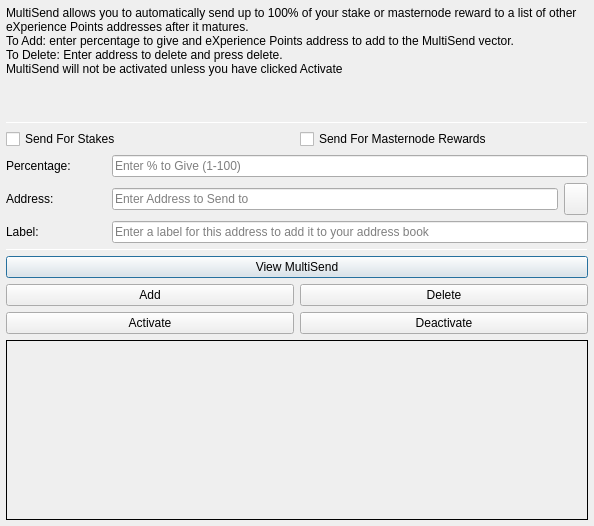
<?xml version="1.0" encoding="UTF-8"?>
<ui version="4.0">
 <class>MultiSendDialog</class>
 <widget class="QDialog" name="MultiSendDialog">
  <property name="windowModality">
   <enum>Qt::NonModal</enum>
  </property>
  <property name="geometry">
   <rect>
    <x>0</x>
    <y>0</y>
    <width>594</width>
    <height>526</height>
   </rect>
  </property>
  <property name="windowTitle">
   <string>MultiSend</string>
  </property>
  <layout class="QVBoxLayout" name="verticalLayout" stretch="0">
   <property name="leftMargin">
    <number>6</number>
   </property>
   <property name="topMargin">
    <number>6</number>
   </property>
   <property name="rightMargin">
    <number>6</number>
   </property>
   <property name="bottomMargin">
    <number>6</number>
   </property>
   <item>
    <layout class="QVBoxLayout" name="verticalLayout_Main" stretch="1,1,1,0,1,1,1">
     <item>
      <widget class="QLabel" name="label_2">
       <property name="lineWidth">
        <number>1</number>
       </property>
       <property name="text">
        <string>MultiSend allows you to automatically send up to 100% of your stake or masternode reward to a list of other eXperience Points addresses after it matures.
To Add: enter percentage to give and eXperience Points address to add to the MultiSend vector.
To Delete: Enter address to delete and press delete.
MultiSend will not be activated unless you have clicked Activate</string>
       </property>
       <property name="alignment">
        <set>Qt::AlignLeading|Qt::AlignLeft|Qt::AlignTop</set>
       </property>
       <property name="wordWrap">
        <bool>true</bool>
       </property>
      </widget>
     </item>
     <item>
      <widget class="Line" name="line">
       <property name="minimumSize">
        <size>
         <width>0</width>
         <height>1</height>
        </size>
       </property>
       <property name="maximumSize">
        <size>
         <width>16777215</width>
         <height>1</height>
        </size>
       </property>
       <property name="orientation">
        <enum>Qt::Horizontal</enum>
       </property>
      </widget>
     </item>
     <item>
      <layout class="QVBoxLayout" name="verticalLayout_Settings">
       <item>
        <layout class="QHBoxLayout" name="horizontalLayout">
         <item>
          <widget class="QCheckBox" name="multiSendStakeCheckBox">
           <property name="text">
            <string>Send For Stakes</string>
           </property>
          </widget>
         </item>
         <item>
          <widget class="QCheckBox" name="multiSendMasternodeCheckBox">
           <property name="text">
            <string>Send For Masternode Rewards</string>
           </property>
          </widget>
         </item>
        </layout>
       </item>
       <item>
        <layout class="QHBoxLayout" name="horizontalLayout_6">
         <item>
          <widget class="QLabel" name="label">
           <property name="minimumSize">
            <size>
             <width>100</width>
             <height>0</height>
            </size>
           </property>
           <property name="toolTip">
            <string>Percentage of stake to send</string>
           </property>
           <property name="text">
            <string>Percentage:</string>
           </property>
          </widget>
         </item>
         <item>
          <widget class="QLineEdit" name="multiSendPercentEdit">
           <property name="toolTip">
            <string>Enter whole numbers 1 - 100</string>
           </property>
           <property name="placeholderText">
            <string>Enter % to Give (1-100)</string>
           </property>
          </widget>
         </item>
        </layout>
       </item>
       <item>
        <layout class="QHBoxLayout" name="horizontalLayout_7">
         <item>
          <widget class="QLabel" name="label_5">
           <property name="minimumSize">
            <size>
             <width>100</width>
             <height>0</height>
            </size>
           </property>
           <property name="toolTip">
            <string>Address to send portion of stake to</string>
           </property>
           <property name="text">
            <string>Address:</string>
           </property>
          </widget>
         </item>
         <item>
          <widget class="QLineEdit" name="multiSendAddressEdit">
           <property name="toolTip">
            <string/>
           </property>
           <property name="placeholderText">
            <string>Enter Address to Send to</string>
           </property>
          </widget>
         </item>
         <item>
          <widget class="QToolButton" name="addressBookButton">
           <property name="maximumSize">
            <size>
             <width>16777215</width>
             <height>32</height>
            </size>
           </property>
           <property name="toolTip">
            <string>Choose an address from the address book</string>
           </property>
           <property name="text">
            <string/>
           </property>
           <property name="icon">
            <iconset resource="../pivx.qrc">
             <normaloff>:/icons/address-book</normaloff>:/icons/address-book</iconset>
           </property>
           <property name="shortcut">
            <string>Alt+A</string>
           </property>
          </widget>
         </item>
        </layout>
       </item>
      </layout>
     </item>
     <item>
      <layout class="QHBoxLayout" name="horizontalLayout_3">
       <item>
        <widget class="QLabel" name="label_3">
         <property name="minimumSize">
          <size>
           <width>100</width>
           <height>0</height>
          </size>
         </property>
         <property name="text">
          <string>Label:</string>
         </property>
        </widget>
       </item>
       <item>
        <widget class="QLineEdit" name="labelAddressLabelEdit">
         <property name="placeholderText">
          <string>Enter a label for this address to add it to your address book</string>
         </property>
        </widget>
       </item>
      </layout>
     </item>
     <item>
      <widget class="Line" name="line_2">
       <property name="minimumSize">
        <size>
         <width>0</width>
         <height>1</height>
        </size>
       </property>
       <property name="maximumSize">
        <size>
         <width>16777215</width>
         <height>1</height>
        </size>
       </property>
       <property name="orientation">
        <enum>Qt::Horizontal</enum>
       </property>
      </widget>
     </item>
     <item>
      <layout class="QVBoxLayout" name="verticalLayout_Buttons">
       <item>
        <layout class="QHBoxLayout" name="horizontalLayout_4">
         <item>
          <widget class="QPushButton" name="viewButton">
           <property name="toolTip">
            <string/>
           </property>
           <property name="statusTip">
            <string>View MultiSend Vector</string>
           </property>
           <property name="text">
            <string>View MultiSend</string>
           </property>
          </widget>
         </item>
        </layout>
       </item>
       <item>
        <layout class="QHBoxLayout" name="horizontalLayout_2">
         <item>
          <widget class="QPushButton" name="addButton">
           <property name="toolTip">
            <string/>
           </property>
           <property name="statusTip">
            <string>Add to MultiSend Vector</string>
           </property>
           <property name="text">
            <string>Add</string>
           </property>
          </widget>
         </item>
         <item>
          <widget class="QPushButton" name="deleteButton">
           <property name="toolTip">
            <string/>
           </property>
           <property name="statusTip">
            <string>Delete Address From MultiSend Vector</string>
           </property>
           <property name="text">
            <string>Delete</string>
           </property>
          </widget>
         </item>
        </layout>
       </item>
       <item>
        <layout class="QHBoxLayout" name="horizontalLayout_5">
         <item>
          <widget class="QPushButton" name="activateButton">
           <property name="statusTip">
            <string>Activate MultiSend</string>
           </property>
           <property name="text">
            <string>Activate</string>
           </property>
          </widget>
         </item>
         <item>
          <widget class="QPushButton" name="disableButton">
           <property name="statusTip">
            <string>Deactivate MultiSend</string>
           </property>
           <property name="text">
            <string>Deactivate</string>
           </property>
          </widget>
         </item>
        </layout>
       </item>
      </layout>
     </item>
     <item>
      <widget class="QLabel" name="message">
       <property name="minimumSize">
        <size>
         <width>0</width>
         <height>180</height>
        </size>
       </property>
       <property name="frameShape">
        <enum>QFrame::Panel</enum>
       </property>
       <property name="frameShadow">
        <enum>QFrame::Plain</enum>
       </property>
       <property name="lineWidth">
        <number>1</number>
       </property>
       <property name="midLineWidth">
        <number>1</number>
       </property>
       <property name="text">
        <string/>
       </property>
       <property name="alignment">
        <set>Qt::AlignLeading|Qt::AlignLeft|Qt::AlignTop</set>
       </property>
       <property name="wordWrap">
        <bool>true</bool>
       </property>
      </widget>
     </item>
    </layout>
   </item>
  </layout>
 </widget>
 <resources>
  <include location="../pivx.qrc"/>
 </resources>
 <connections/>
</ui>
